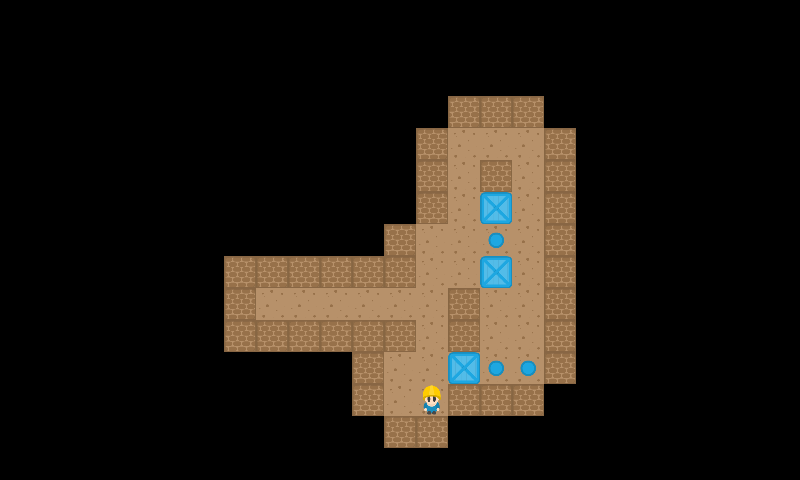

Tiled map render using the project's own tile images. Description and the map definition, with tile-layer contents summarised, below:
An orthogonal 25x15 tile map with 32x32 px tiles, 2 tile layers (StaticMap, Objetos).

<map version="1.0" orientation="orthogonal" renderorder="right-down" width="25" height="15" tilewidth="32" tileheight="32">
 <tileset firstgid="1" source="Tileset.tsx" />
 <layer name="StaticMap" width="25" height="15">
  <data>[375 cells, 72 non-empty, 2 distinct tile ids]</data>
 </layer>
 <layer name="Objetos" width="25" height="15">
  <data>[375 cells, 7 non-empty, 3 distinct tile ids]</data>
 </layer>
</map>
